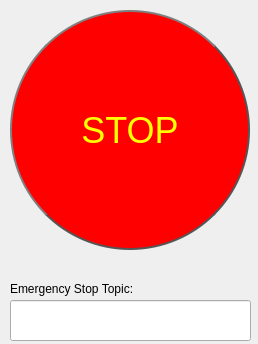
<?xml version="1.0" encoding="UTF-8"?>
<ui version="4.0">
 <class>Form</class>
 <widget class="QWidget" name="Form">
  <property name="geometry">
   <rect>
    <x>0</x>
    <y>0</y>
    <width>258</width>
    <height>344</height>
   </rect>
  </property>
  <property name="windowTitle">
   <string>Form</string>
  </property>
  <widget class="QPushButton" name="stop_button">
   <property name="geometry">
    <rect>
     <x>10</x>
     <y>10</y>
     <width>240</width>
     <height>240</height>
    </rect>
   </property>
   <property name="styleSheet">
    <string notr="true">QPushButton {
    color: #ffff00;
    border: 2px solid #555;
    border-radius: 120px;
    border-style: outset;
    background-color: red;
    padding: 5px;
    font-size: 36px
    }

QPushButton:hover {
    background-color: #cc0000;
    }

QPushButton:checked {
    background-color: #800000;
    }</string>
   </property>
   <property name="text">
    <string>STOP</string>
   </property>
   <property name="checkable">
    <bool>true</bool>
   </property>
  </widget>
  <widget class="QLabel" name="label">
   <property name="geometry">
    <rect>
     <x>10</x>
     <y>280</y>
     <width>241</width>
     <height>18</height>
    </rect>
   </property>
   <property name="text">
    <string>Emergency Stop Topic:</string>
   </property>
  </widget>
  <widget class="QLineEdit" name="lineEdit">
   <property name="geometry">
    <rect>
     <x>10</x>
     <y>300</y>
     <width>241</width>
     <height>41</height>
    </rect>
   </property>
  </widget>
 </widget>
 <resources/>
 <connections/>
</ui>
